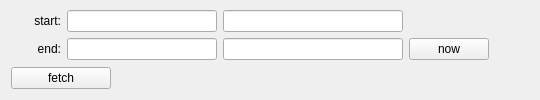
           <widget class="QWidget" name="rangeTab">
            <property name="enabled">
             <bool>true</bool>
            </property>
            <attribute name="title">
             <string>range</string>
            </attribute>
            <layout class="QVBoxLayout" name="verticalLayout_17">
             <property name="topMargin">
              <number>10</number>
             </property>
             <item>
              <layout class="QHBoxLayout" name="horizontalLayout_9">
               <item>
                <layout class="QFormLayout" name="formLayout_2">
                 <property name="fieldGrowthPolicy">
                  <enum>QFormLayout::AllNonFixedFieldsGrow</enum>
                 </property>
                 <property name="labelAlignment">
                  <set>Qt::AlignRight|Qt::AlignTrailing|Qt::AlignVCenter</set>
                 </property>
                 <item row="0" column="0">
                  <widget class="QLabel" name="label">
                   <property name="sizePolicy">
                    <sizepolicy hsizetype="Fixed" vsizetype="Preferred">
                     <horstretch>0</horstretch>
                     <verstretch>0</verstretch>
                    </sizepolicy>
                   </property>
                   <property name="minimumSize">
                    <size>
                     <width>50</width>
                     <height>0</height>
                    </size>
                   </property>
                   <property name="text">
                    <string>start:</string>
                   </property>
                   <property name="alignment">
                    <set>Qt::AlignRight|Qt::AlignTrailing|Qt::AlignVCenter</set>
                   </property>
                  </widget>
                 </item>
                 <item row="0" column="1">
                  <layout class="QHBoxLayout" name="horizontalLayout_8">
                   <item>
                    <widget class="QLineEdit" name="entryStartGPS">
                     <property name="sizePolicy">
                      <sizepolicy hsizetype="Fixed" vsizetype="Fixed">
                       <horstretch>0</horstretch>
                       <verstretch>0</verstretch>
                      </sizepolicy>
                     </property>
                     <property name="minimumSize">
                      <size>
                       <width>150</width>
                       <height>0</height>
                      </size>
                     </property>
                     <property name="toolTip">
                      <string>start time GPS</string>
                     </property>
                    </widget>
                   </item>
                   <item>
                    <widget class="QLineEdit" name="entryStartGreg">
                     <property name="sizePolicy">
                      <sizepolicy hsizetype="Minimum" vsizetype="Fixed">
                       <horstretch>0</horstretch>
                       <verstretch>0</verstretch>
                      </sizepolicy>
                     </property>
                     <property name="minimumSize">
                      <size>
                       <width>180</width>
                       <height>0</height>
                      </size>
                     </property>
                     <property name="toolTip">
                      <string>start time Gregorian (can be natural language (e.g. '1 day ago'))</string>
                     </property>
                    </widget>
                   </item>
                   <item>
                    <spacer name="horizontalSpacer_3">
                     <property name="orientation">
                      <enum>Qt::Horizontal</enum>
                     </property>
                     <property name="sizeHint" stdset="0">
                      <size>
                       <width>40</width>
                       <height>20</height>
                      </size>
                     </property>
                    </spacer>
                   </item>
                  </layout>
                 </item>
                 <item row="1" column="0">
                  <widget class="QLabel" name="label_2">
                   <property name="sizePolicy">
                    <sizepolicy hsizetype="Fixed" vsizetype="Preferred">
                     <horstretch>0</horstretch>
                     <verstretch>0</verstretch>
                    </sizepolicy>
                   </property>
                   <property name="minimumSize">
                    <size>
                     <width>50</width>
                     <height>0</height>
                    </size>
                   </property>
                   <property name="text">
                    <string>end:</string>
                   </property>
                   <property name="alignment">
                    <set>Qt::AlignRight|Qt::AlignTrailing|Qt::AlignVCenter</set>
                   </property>
                  </widget>
                 </item>
                 <item row="1" column="1">
                  <layout class="QHBoxLayout" name="horizontalLayout_10">
                   <item>
                    <widget class="QLineEdit" name="entryEndGPS">
                     <property name="sizePolicy">
                      <sizepolicy hsizetype="Fixed" vsizetype="Fixed">
                       <horstretch>0</horstretch>
                       <verstretch>0</verstretch>
                      </sizepolicy>
                     </property>
                     <property name="minimumSize">
                      <size>
                       <width>150</width>
                       <height>0</height>
                      </size>
                     </property>
                     <property name="toolTip">
                      <string>end time GPS</string>
                     </property>
                    </widget>
                   </item>
                   <item>
                    <widget class="QLineEdit" name="entryEndGreg">
                     <property name="sizePolicy">
                      <sizepolicy hsizetype="Minimum" vsizetype="Fixed">
                       <horstretch>0</horstretch>
                       <verstretch>0</verstretch>
                      </sizepolicy>
                     </property>
                     <property name="minimumSize">
                      <size>
                       <width>180</width>
                       <height>0</height>
                      </size>
                     </property>
                     <property name="toolTip">
                      <string>end time Gregorian (can be natural language (e.g. '1 day ago'))</string>
                     </property>
                    </widget>
                   </item>
                   <item>
                    <widget class="QPushButton" name="buttonEndNow">
                     <property name="sizePolicy">
                      <sizepolicy hsizetype="Fixed" vsizetype="Fixed">
                       <horstretch>0</horstretch>
                       <verstretch>0</verstretch>
                      </sizepolicy>
                     </property>
                     <property name="minimumSize">
                      <size>
                       <width>0</width>
                       <height>0</height>
                      </size>
                     </property>
                     <property name="toolTip">
                      <string>set end time to &quot;now&quot;</string>
                     </property>
                     <property name="text">
                      <string>now</string>
                     </property>
                    </widget>
                   </item>
                  </layout>
                 </item>
                </layout>
               </item>
               <item>
                <spacer name="horizontalSpacer_2">
                 <property name="orientation">
                  <enum>Qt::Horizontal</enum>
                 </property>
                 <property name="sizeHint" stdset="0">
                  <size>
                   <width>40</width>
                   <height>20</height>
                  </size>
                 </property>
                </spacer>
               </item>
              </layout>
             </item>
             <item>
              <widget class="QPushButton" name="fetchButton2">
               <property name="enabled">
                <bool>true</bool>
               </property>
               <property name="sizePolicy">
                <sizepolicy hsizetype="Fixed" vsizetype="Fixed">
                 <horstretch>0</horstretch>
                 <verstretch>0</verstretch>
                </sizepolicy>
               </property>
               <property name="minimumSize">
                <size>
                 <width>100</width>
                 <height>0</height>
                </size>
               </property>
               <property name="toolTip">
                <string>fetch offline data</string>
               </property>
               <property name="text">
                <string>fetch</string>
               </property>
              </widget>
             </item>
            </layout>
           </widget>
